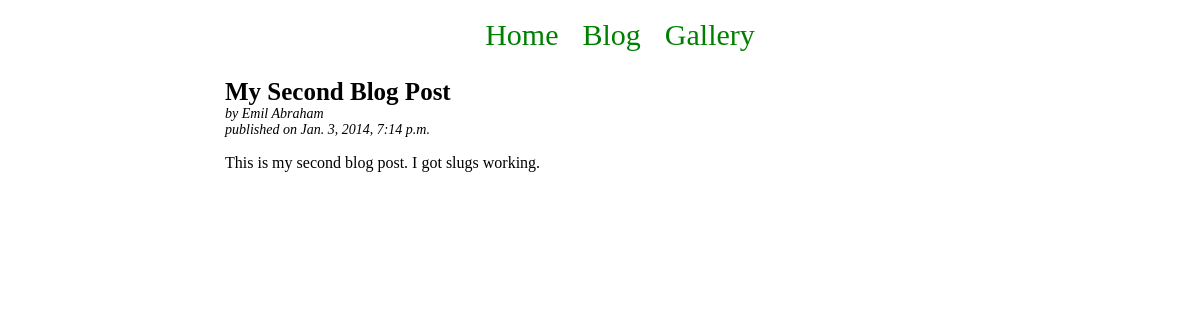
The page /blog/my-second-blog-post/ on the database its author committed.
### blog/models.py (models this page shows, shortened)
class Post(models.Model):
  title = models.CharField(max_length=200, unique=True)
  pub_date = models.DateTimeField('date published')
  author = models.CharField(max_length=200)
  slug = models.SlugField(max_length=200, unique=True)
  body = HTMLField()
  tags = TaggableManager()

### blog/views.py (the view)
# urls.py: url(r'^(?P<slug>[-\w]+)/$', views.detail, name='detail'),
def detail(request, slug):
  context = {'selected_post': get_object_or_404(Post,slug=slug)}
  return render(request, 'blog/detail.html', context)

### blog/templates/blog/detail.html (shortened to what this page needs)
{% extends "home.html" %}
{% block content %}
<h2 id="blogtitle">{{ selected_post.title }}</h2>
<p id="postinfo">by {{ selected_post.author }}<br>
published on {{ selected_post.pub_date }}</p>
{{ selected_post.body|safe }}
{% endblock %}

### static/style.css (style rules this page uses)
#blogtitle { font-size:25; border:0; margin:0; padding:0 }
#postinfo { font-size:14; font-style:italic; margin-top:0; }

### rows shown on the page
Post: title "My Second Blog Post", author "Emil Abraham", pub_date "Jan. 3, 2014, 7:14 p.m.", body "This is my second blog post. I got slugs working."
